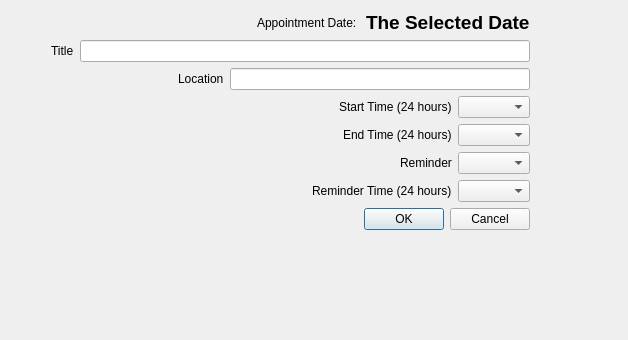
<?xml version="1.0" encoding="UTF-8"?>
<ui version="4.0">
 <class>DialogSetAppointment</class>
 <widget class="QDialog" name="DialogSetAppointment">
  <property name="geometry">
   <rect>
    <x>0</x>
    <y>0</y>
    <width>628</width>
    <height>340</height>
   </rect>
  </property>
  <property name="windowTitle">
   <string>Dialog</string>
  </property>
  <layout class="QFormLayout" name="formLayout">
   <item row="0" column="0">
    <layout class="QGridLayout" name="gridLayout">
     <item row="0" column="0">
      <layout class="QHBoxLayout" name="horizontalLayout">
       <item>
        <spacer name="horizontalSpacer">
         <property name="orientation">
          <enum>Qt::Horizontal</enum>
         </property>
         <property name="sizeHint" stdset="0">
          <size>
           <width>40</width>
           <height>20</height>
          </size>
         </property>
        </spacer>
       </item>
       <item>
        <widget class="QLabel" name="labelAppointment">
         <property name="text">
          <string>Appointment Date: </string>
         </property>
        </widget>
       </item>
       <item>
        <widget class="QLabel" name="labelSelectedAppointmentDate">
         <property name="font">
          <font>
           <pointsize>14</pointsize>
           <weight>75</weight>
           <bold>true</bold>
          </font>
         </property>
         <property name="text">
          <string>The Selected Date</string>
         </property>
        </widget>
       </item>
      </layout>
     </item>
     <item row="1" column="0">
      <layout class="QHBoxLayout" name="horizontalLayout_2">
       <item>
        <spacer name="horizontalSpacer_2">
         <property name="orientation">
          <enum>Qt::Horizontal</enum>
         </property>
         <property name="sizeHint" stdset="0">
          <size>
           <width>40</width>
           <height>20</height>
          </size>
         </property>
        </spacer>
       </item>
       <item>
        <widget class="QLabel" name="labelTitle">
         <property name="text">
          <string>Title</string>
         </property>
        </widget>
       </item>
       <item>
        <widget class="QLineEdit" name="lineEditTitle">
         <property name="minimumSize">
          <size>
           <width>450</width>
           <height>0</height>
          </size>
         </property>
        </widget>
       </item>
      </layout>
     </item>
     <item row="2" column="0">
      <layout class="QHBoxLayout" name="horizontalLayout_3">
       <item>
        <spacer name="horizontalSpacer_3">
         <property name="orientation">
          <enum>Qt::Horizontal</enum>
         </property>
         <property name="sizeHint" stdset="0">
          <size>
           <width>40</width>
           <height>20</height>
          </size>
         </property>
        </spacer>
       </item>
       <item>
        <widget class="QLabel" name="labelLocation">
         <property name="text">
          <string>Location</string>
         </property>
        </widget>
       </item>
       <item>
        <widget class="QLineEdit" name="lineEditLocation">
         <property name="minimumSize">
          <size>
           <width>300</width>
           <height>0</height>
          </size>
         </property>
        </widget>
       </item>
      </layout>
     </item>
     <item row="3" column="0">
      <layout class="QHBoxLayout" name="horizontalLayout_4">
       <item>
        <spacer name="horizontalSpacer_4">
         <property name="orientation">
          <enum>Qt::Horizontal</enum>
         </property>
         <property name="sizeHint" stdset="0">
          <size>
           <width>40</width>
           <height>20</height>
          </size>
         </property>
        </spacer>
       </item>
       <item>
        <widget class="QLabel" name="labelStartTime">
         <property name="text">
          <string>Start Time (24 hours)</string>
         </property>
        </widget>
       </item>
       <item>
        <widget class="QComboBox" name="comboBoxStartTime"/>
       </item>
      </layout>
     </item>
     <item row="4" column="0">
      <layout class="QHBoxLayout" name="horizontalLayout_5">
       <item>
        <spacer name="horizontalSpacer_5">
         <property name="orientation">
          <enum>Qt::Horizontal</enum>
         </property>
         <property name="sizeHint" stdset="0">
          <size>
           <width>40</width>
           <height>20</height>
          </size>
         </property>
        </spacer>
       </item>
       <item>
        <widget class="QLabel" name="label">
         <property name="text">
          <string>End Time (24 hours)</string>
         </property>
        </widget>
       </item>
       <item>
        <widget class="QComboBox" name="comboBoxEndTime"/>
       </item>
      </layout>
     </item>
     <item row="5" column="0">
      <layout class="QHBoxLayout" name="horizontalLayout_6">
       <item>
        <spacer name="horizontalSpacer_6">
         <property name="orientation">
          <enum>Qt::Horizontal</enum>
         </property>
         <property name="sizeHint" stdset="0">
          <size>
           <width>40</width>
           <height>20</height>
          </size>
         </property>
        </spacer>
       </item>
       <item>
        <widget class="QLabel" name="label_2">
         <property name="text">
          <string>Reminder</string>
         </property>
        </widget>
       </item>
       <item>
        <widget class="QComboBox" name="comboBoxReminder"/>
       </item>
      </layout>
     </item>
     <item row="6" column="0">
      <layout class="QHBoxLayout" name="horizontalLayout_7">
       <item>
        <spacer name="horizontalSpacer_7">
         <property name="orientation">
          <enum>Qt::Horizontal</enum>
         </property>
         <property name="sizeHint" stdset="0">
          <size>
           <width>40</width>
           <height>20</height>
          </size>
         </property>
        </spacer>
       </item>
       <item>
        <widget class="QLabel" name="labelReminderTime">
         <property name="text">
          <string>Reminder Time (24 hours)</string>
         </property>
        </widget>
       </item>
       <item>
        <widget class="QComboBox" name="comboBoxReminderTime"/>
       </item>
      </layout>
     </item>
     <item row="7" column="0">
      <widget class="QDialogButtonBox" name="buttonBox">
       <property name="orientation">
        <enum>Qt::Horizontal</enum>
       </property>
       <property name="standardButtons">
        <set>QDialogButtonBox::Cancel|QDialogButtonBox::Ok</set>
       </property>
      </widget>
     </item>
    </layout>
   </item>
  </layout>
 </widget>
 <resources/>
 <connections>
  <connection>
   <sender>buttonBox</sender>
   <signal>accepted()</signal>
   <receiver>DialogSetAppointment</receiver>
   <slot>accept()</slot>
   <hints>
    <hint type="sourcelabel">
     <x>248</x>
     <y>254</y>
    </hint>
    <hint type="destinationlabel">
     <x>157</x>
     <y>274</y>
    </hint>
   </hints>
  </connection>
  <connection>
   <sender>buttonBox</sender>
   <signal>rejected()</signal>
   <receiver>DialogSetAppointment</receiver>
   <slot>reject()</slot>
   <hints>
    <hint type="sourcelabel">
     <x>316</x>
     <y>260</y>
    </hint>
    <hint type="destinationlabel">
     <x>286</x>
     <y>274</y>
    </hint>
   </hints>
  </connection>
 </connections>
</ui>
